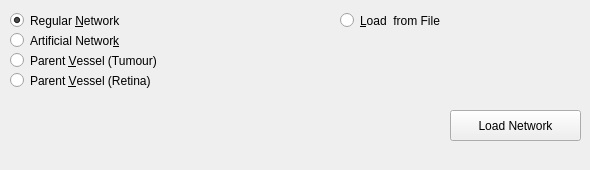
        <widget class="QWidget" name="tab">
         <attribute name="title">
          <string>Source</string>
         </attribute>
         <widget class="QRadioButton" name="regularRadioButton">
          <property name="geometry">
           <rect>
            <x>10</x>
            <y>10</y>
            <width>241</width>
            <height>21</height>
           </rect>
          </property>
          <property name="text">
           <string>Regular &amp;Network</string>
          </property>
          <property name="checked">
           <bool>true</bool>
          </property>
         </widget>
         <widget class="QPushButton" name="loadNetworkButton">
          <property name="geometry">
           <rect>
            <x>450</x>
            <y>110</y>
            <width>131</width>
            <height>31</height>
           </rect>
          </property>
          <property name="text">
           <string>Load Network</string>
          </property>
         </widget>
         <widget class="QLabel" name="networkRunningLabel">
          <property name="geometry">
           <rect>
            <x>460</x>
            <y>140</y>
            <width>81</width>
            <height>21</height>
           </rect>
          </property>
          <property name="text">
           <string/>
          </property>
         </widget>
         <widget class="QRadioButton" name="fracturedRadioButton">
          <property name="geometry">
           <rect>
            <x>10</x>
            <y>30</y>
            <width>241</width>
            <height>21</height>
           </rect>
          </property>
          <property name="text">
           <string>Artificial Networ&amp;k</string>
          </property>
          <property name="checked">
           <bool>false</bool>
          </property>
         </widget>
         <widget class="QRadioButton" name="loadFromFileRadioButton">
          <property name="geometry">
           <rect>
            <x>340</x>
            <y>10</y>
            <width>131</width>
            <height>21</height>
           </rect>
          </property>
          <property name="text">
           <string>&amp;Load  from File</string>
          </property>
          <property name="checked">
           <bool>false</bool>
          </property>
         </widget>
         <widget class="QRadioButton" name="emptyNetwork">
          <property name="geometry">
           <rect>
            <x>10</x>
            <y>50</y>
            <width>241</width>
            <height>21</height>
           </rect>
          </property>
          <property name="text">
           <string>Parent &amp;Vessel (Tumour)</string>
          </property>
         </widget>
         <widget class="QRadioButton" name="retinaNetwork">
          <property name="geometry">
           <rect>
            <x>10</x>
            <y>70</y>
            <width>241</width>
            <height>21</height>
           </rect>
          </property>
          <property name="text">
           <string>Parent &amp;Vessel (Retina)</string>
          </property>
         </widget>
        </widget>
